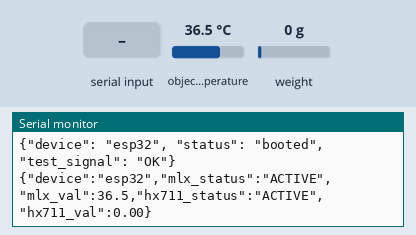
Recording of a sketch running on a simulated ESP32. Shown: the last lines printed to the serial monitor. The inputs (shaded band) are chosen by the test bench; at power-on: object temperature 36.5 °C, weight on the scale 0 g.

Above: at 3.2 s.
3.3 s: "tare\n" received over Serial
At 4.8 s:
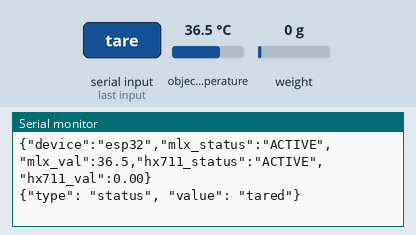
6.0 s: object temperature set to 20 °C
At 6.8 s:
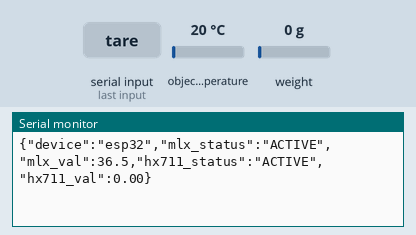
7.5 s: weight on the scale set to 100 g
At 8.7 s:
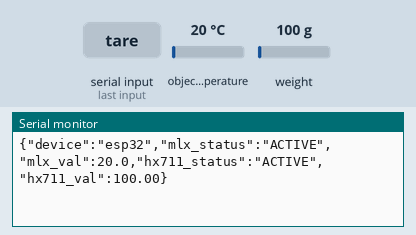
9.0 s: object temperature set to 26 °C
At 10.4 s:
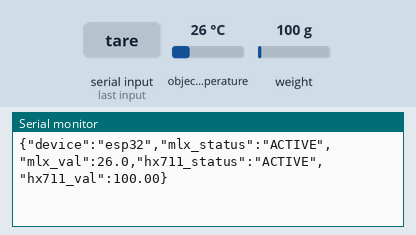
10.5 s: "TARE\n" received over Serial
At 11.9 s:
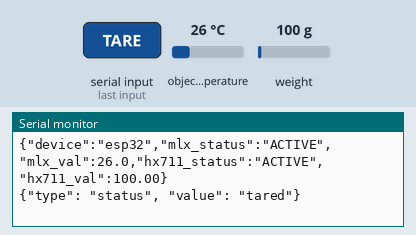
12.0 s: weight on the scale set to 1250 g
At 12.8 s:
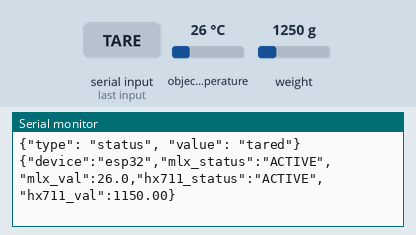
Timing chart, 0 to 14.5 s (numbered marks = the images above; inputs shaded):
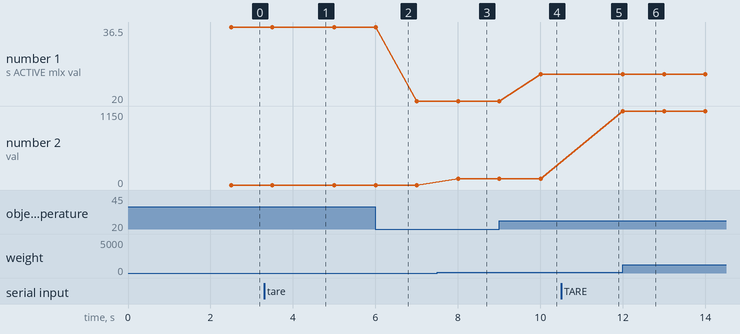

Measured:
- after the input at 3.3 s, the serial monitor: prints a new line after 1.2 s (image 1)
- after the input at 7.5 s, the serial monitor: prints a new line after 0.51 s (image 3)
- after the input at 9.0 s, the serial monitor: prints a new line after 1.0 s (image 4)
- after the input at 10.5 s, the serial monitor: prints a new line after 1.0 s (image 5)
- after the input at 12.0 s, the serial monitor: prints a new line at once (image 6)
- plotted number 1: 36.5 → 20 after the input at 6.0 s, 20 → 26 after the input at 9.0 s
- plotted number 2: 0 → 100 after the input at 7.5 s, 100 → 1150 after the input at 12.0 s

The sketch:

esp32_sensor_hub.ino
```cpp
#include <Adafruit_MLX90614.h>
#include <Arduino.h>
#include <ArduinoJson.h>
#include <HX711.h>
#include <Wire.h>

// --- PIN DEFINITIONS ---
#define SDA_PIN 22
#define SCL_PIN 21
#define HX711_DT_PIN 16
#define HX711_SCK_PIN 17

// --- SENSOR OBJECTS ---
Adafruit_MLX90614 mlx = Adafruit_MLX90614();
HX711 scale;

// Prototypes for IDE stability
void sendHeartbeat();

// --- CONFIGURATION ---
float calibration_factor = 2280.f;
const int HEARTBEAT_INTERVAL_MS = 1000;

// State Variables
unsigned long lastHeartbeatTime = 0;
String mlxStatus = "INIT";
String hx711Status = "INIT";

void setup() {
  Serial.begin(115200);
  delay(1000);

  // Initialize I2C for MLX
  Wire.begin(SDA_PIN, SCL_PIN);
  if (mlx.begin()) {
    mlxStatus = "ACTIVE";
  } else {
    mlxStatus = "ERROR";
  }

  // Initialize HX711 (Weight)
  scale.begin(HX711_DT_PIN, HX711_SCK_PIN);
  if (scale.is_ready()) {
    scale.set_scale(calibration_factor);
    scale.tare();
    hx711Status = "ACTIVE";
  } else {
    hx711Status = "ERROR";
  }

  Serial.println("{\"device\": \"esp32\", \"status\": \"booted\", "
                 "\"test_signal\": \"OK\"}");
}

void loop() {
  unsigned long currentMillis = millis();

  // --- HEARTBEAT LOGIC ---
  if (currentMillis - lastHeartbeatTime >= HEARTBEAT_INTERVAL_MS) {
    lastHeartbeatTime = currentMillis;
    sendHeartbeat();
  }

  // --- COMMAND HANDLING ---
  if (Serial.available()) {
    String incoming = Serial.readStringUntil('\n');
    incoming.trim();

    if (incoming == "tare" || incoming == "TARE") {
      scale.tare();
      Serial.println("{\"type\": \"status\", \"value\": \"tared\"}");
    } else if (incoming == "handshake" || incoming == "HANDSHAKE") {
      sendHeartbeat();
    }
  }
}

/**
 * sendHeartbeat - Sync with Arduino Cloud logic
 * Uses Zero-clamping and Fixed Precision (2 decimal places)
 */
void sendHeartbeat() {
  StaticJsonDocument<256> doc;
  doc["device"] = "esp32";

  // Temperature Check
  float tempC = mlx.readObjectTempC();
  if (isnan(tempC) || tempC < 0 || tempC > 100) {
    doc["mlx_status"] = "ERROR";
    doc["mlx_val"] = 0.0;
  } else {
    doc["mlx_status"] = "ACTIVE";
    doc["mlx_val"] = serialized(String(tempC, 1));
  }

  // Weight Check
  if (scale.is_ready()) {
    float weight = scale.get_units(5);
    if (weight < 0.1 && weight > -0.1)
      weight = 0.0; // Zero-clamping from Cloud Version
    doc["hx711_status"] = "ACTIVE";
    doc["hx711_val"] = serialized(String(weight, 2));
  } else {
    doc["hx711_status"] = "ERROR";
    doc["hx711_val"] = 0.0;
  }

  serializeJson(doc, (Print &)Serial);
  Serial.println();
}
```
